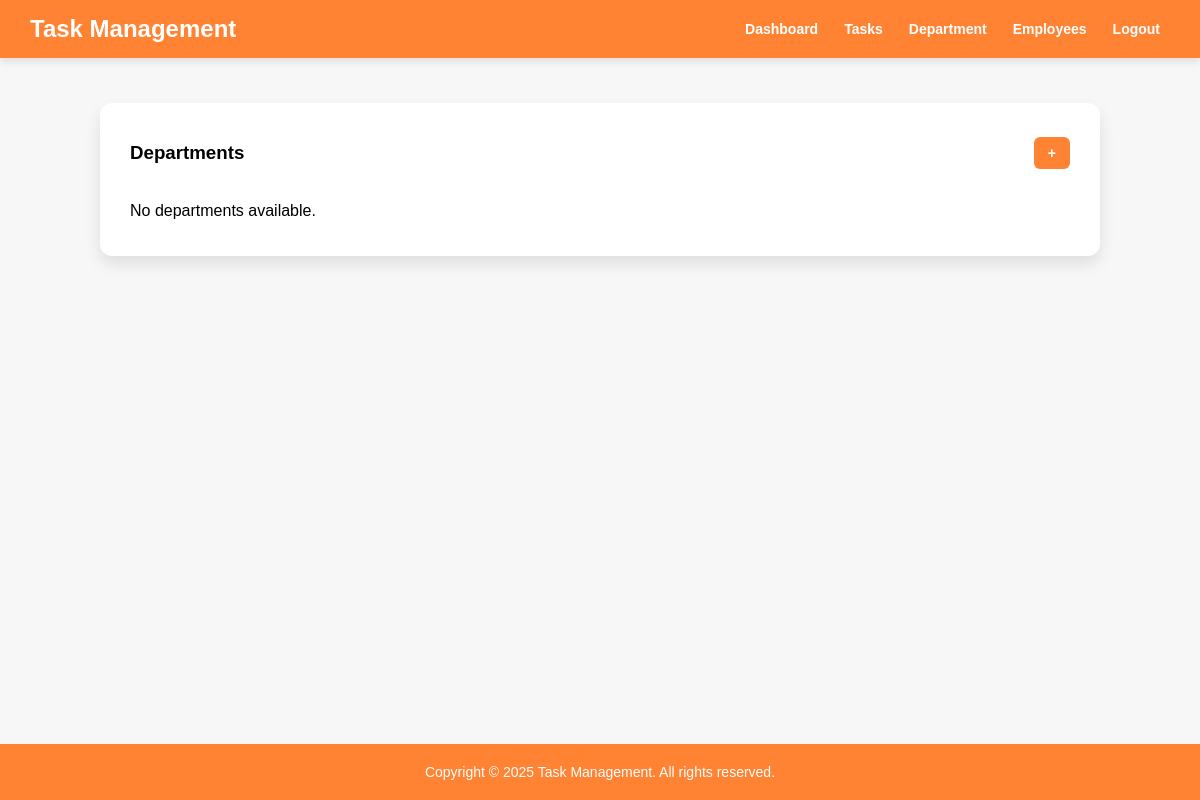
Page /department_list/ (signed in) on the earlier database version.
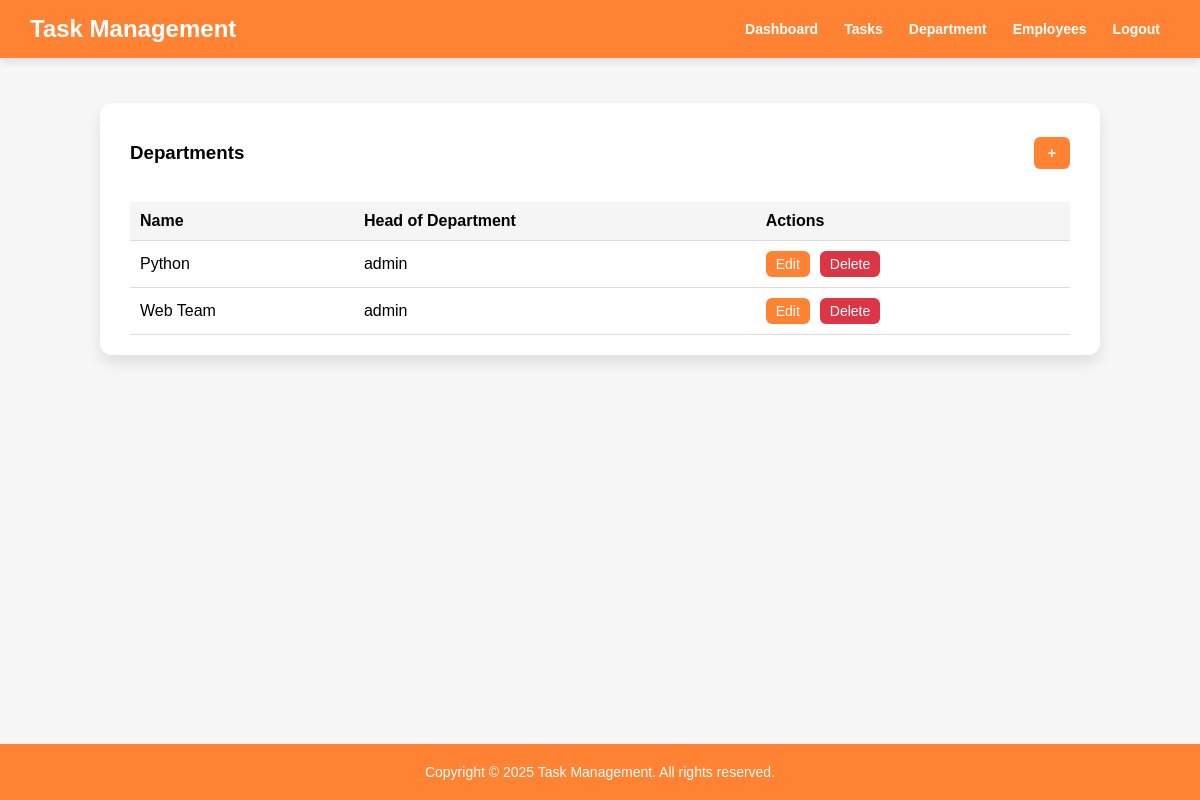
Same page on the later database version.
### tasks/models.py (models this page shows, shortened)
class Department(models.Model):
    name = models.CharField(max_length=100)
    hod = models.ForeignKey(User, on_delete=models.CASCADE, related_name="manager")
    created_at = models.DateField(auto_now_add=True)
    updated_at = models.DateField(auto_now=True)

### tasks/views.py (the view)
# urls.py: path("department_list/", views.department_list, name="department-list"),
@login_required
@user_passes_test(lambda u: u.is_staff)
def department_list(request):
    departments = Department.objects.all()
    return render(request, "tasks/department_list.html", {"departments": departments})

### tasks/templates/tasks/department_list.html (shortened to what this page needs)
{% extends 'tasks/base.html' %}
{% block content %}
<div class="container">
    <div class="card">
        <div class="card-header">
            <h3>Departments</h3>
            <a href="{% url 'create-department' %}" class="btn-create">+</a>
        </div>
        {% if departments %}
            <table>
                <thead>
                    <tr>
                        <th>Name</th>
                        <th>Head of Department</th>
                        <th>Actions</th>
                    </tr>
                </thead>
                <tbody>
                    {% for department in departments %}
                        <tr>
                            <td>{{ department.name }}</td>
                            <td>{{ department.hod }}</td>
                            <td>
                                <div class="actions">
                                    <a href="{% url 'edit-department' department.id %}" class="btn-action btn-edit">Edit</a>
                                    <a href="{% url 'delete-department' department.id %}" class="btn-action btn-delete" onclick="return confirm('Are you sure you want to delete this department?');">Delete</a>
                                </div>
                            </td>
                        </tr>
                    {% endfor %}
                </tbody>
            </table>
        {% else %}
            <p>No departments available.</p>
        {% endif %}
    </div>
</div>
{% endblock %}

### tasks/templates/tasks/base.html (shortened to what this page needs)
{% load static %}
<!DOCTYPE html>
<html>
<head>
    <link rel="stylesheet" href="{% static 'tasks/style.css' %}">
</head>
<body>
    <header>
        <h1>Task Management</h1>
        <nav>
            {% if user.is_authenticated %}
                <a href="{% url 'home' %}">Dashboard</a>
                <a href="">Tasks</a>
                {% if user.is_staff %}
                    <a href="{% url 'department-list' %}">Department</a>
                    <a href="{% url 'user-list' %}">Employees</a>
                {% endif %}
                <a href="{% url 'logout' %}" class="btn-danger">Logout</a>
            {% else %}
                <a href="">Login</a>
            {% endif %}
        </nav>
    </header>
    <div class="container">
    </div>
    <div class="content">
        {% block content %}{% endblock %}
    </div>
    <footer>
        Copyright &copy; {% now "Y" %} Task Management. All rights reserved.
    </footer>
</body>
</html>

### tasks/static/tasks/style.css (style rules this page uses)
body { margin: 0; font-family: Arial, sans-serif; background-color: #f7f7f7; display: flex; flex-direction: column; min-height: 100vh; }
header { background-color: #ff8333; color: #fff; padding: 15px 30px; display: flex; justify-content: space-between; align-items: center; box-shadow: 0 4px 8px rgba(0,0,0,0.1); }
header h1 { margin: 0; font-size: 24px; }
nav { display: flex; gap: 6px; flex-wrap: wrap; }
nav a { color: #fff; padding: 6px 10px; font-weight: bold; text-decoration: none; font-size: 14px; transition: background-color 0.3s ease; }
.container { padding: 20px 30px; }
.content { flex: 1; padding: 30px; }
footer { text-align: center; padding: 20px; background-color: #ff8333; color: white; font-size: 14px; }
.card-header { display: flex; justify-content: space-between; align-items: center; margin-bottom: 20px; }
.btn-create { background-color: #ff8333; color: white; padding: 8px 14px; border-radius: 6px; text-decoration: none; font-weight: bold; font-size: 14px; transition: background-color 0.3s ease; }

### tasks/templates/tasks/department_list.html (style rules this page uses)
.container { max-width: 1000px; margin: -15px auto; }
.card { background-color: white; border-radius: 12px; box-shadow: 0 8px 16px rgba(0,0,0,0.1); padding: 20px 30px; margin-bottom: 30px; }
table { width: 100%; border-collapse: collapse; }
th, td { padding: 10px; border-bottom: 1px solid #ddd; }
th { background-color: #f5f5f5; text-align: left; }
.card-header { display: flex; justify-content: space-between; align-items: center; margin-bottom: 20px; }
.actions { display: flex; gap: 10px; }
.btn-action { padding: 5px 10px; font-size: 14px; border-radius: 6px; text-decoration: none; color: white; }
.btn-edit { background-color: #ff8333; }
.btn-delete { background-color: #dc3545; }

Differences in the rows shown:
added Department: name "Python", hod "admin"
added Department: name "Web Team", hod "admin"
Other differences:
text no longer shown: "No departments available."
text now shown: "Name Head of Department Actions"
